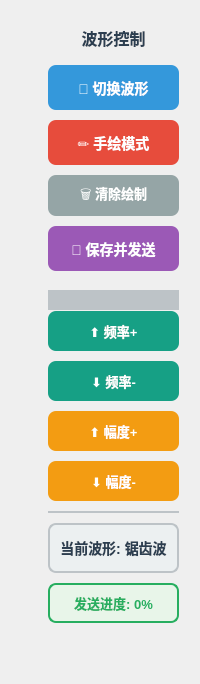
      <widget class="QWidget" name="page_6">
       <layout class="QHBoxLayout" name="horizontalLayout_4">
        <item>
         <layout class="QHBoxLayout" name="horizontalLayout_36" stretch="3,0">
          <item>
           <widget class="QCustomPlot" name="boxingxianshi" native="true">
            <property name="styleSheet">
             <string notr="true">QCustomPlot {
    border: 2px solid #34495e;
    border-radius: 10px;
    background-color: white;
}</string>
            </property>
           </widget>
          </item>
          <item>
           <layout class="QVBoxLayout" name="verticalLayout_12">
            <property name="spacing">
             <number>10</number>
            </property>
            <property name="leftMargin">
             <number>10</number>
            </property>
            <property name="topMargin">
             <number>10</number>
            </property>
            <property name="rightMargin">
             <number>10</number>
            </property>
            <property name="bottomMargin">
             <number>10</number>
            </property>
            <item>
             <widget class="QLabel" name="label_dds_title">
              <property name="styleSheet">
               <string notr="true">QLabel {
    font-size: 16px;
    font-weight: bold;
    color: #2c3e50;
    padding: 5px;
}</string>
              </property>
              <property name="text">
               <string>波形控制</string>
              </property>
              <property name="alignment">
               <set>Qt::AlignCenter</set>
              </property>
             </widget>
            </item>
            <item>
             <widget class="QPushButton" name="waveformSwitchButton">
              <property name="minimumSize">
               <size>
                <width>0</width>
                <height>45</height>
               </size>
              </property>
              <property name="styleSheet">
               <string notr="true">QPushButton {
    background-color: #3498db;
    color: white;
    border: none;
    border-radius: 8px;
    padding: 10px 15px;
    font-size: 14px;
    font-weight: 500;
}

QPushButton:hover {
    background-color: #2980b9;
}

QPushButton:pressed {
    background-color: #21618c;
}</string>
              </property>
              <property name="text">
               <string>🔄 切换波形</string>
              </property>
             </widget>
            </item>
            <item>
             <widget class="QPushButton" name="handDrawButton">
              <property name="minimumSize">
               <size>
                <width>0</width>
                <height>45</height>
               </size>
              </property>
              <property name="styleSheet">
               <string notr="true">QPushButton {
    background-color: #e74c3c;
    color: white;
    border: none;
    border-radius: 8px;
    padding: 10px 15px;
    font-size: 14px;
    font-weight: 500;
}

QPushButton:hover {
    background-color: #c0392b;
}

QPushButton:pressed {
    background-color: #a93226;
}

QPushButton:checked {
    background-color: #27ae60;
}

QPushButton:checked:hover {
    background-color: #229954;
}</string>
              </property>
              <property name="text">
               <string>✏️ 手绘模式</string>
              </property>
              <property name="checkable">
               <bool>true</bool>
              </property>
             </widget>
            </item>
            <item>
             <widget class="QPushButton" name="clearDrawButton">
              <property name="minimumSize">
               <size>
                <width>0</width>
                <height>40</height>
               </size>
              </property>
              <property name="styleSheet">
               <string notr="true">QPushButton {
    background-color: #95a5a6;
    color: white;
    border: none;
    border-radius: 8px;
    padding: 8px 12px;
    font-size: 13px;
    font-weight: 500;
}

QPushButton:hover {
    background-color: #7f8c8d;
}

QPushButton:pressed {
    background-color: #66727a;
}</string>
              </property>
              <property name="text">
               <string>🗑️ 清除绘制</string>
              </property>
             </widget>
            </item>
            <item>
             <widget class="QPushButton" name="saveAndSendButton">
              <property name="minimumSize">
               <size>
                <width>0</width>
                <height>45</height>
               </size>
              </property>
              <property name="styleSheet">
               <string notr="true">QPushButton {
    background-color: #9b59b6;
    color: white;
    border: none;
    border-radius: 8px;
    padding: 10px 15px;
    font-size: 14px;
    font-weight: 500;
}

QPushButton:hover {
    background-color: #8e44ad;
}

QPushButton:pressed {
    background-color: #7d3c98;
}</string>
              </property>
              <property name="text">
               <string>💾 保存并发送</string>
              </property>
             </widget>
            </item>
            <item>
             <widget class="QLabel" name="label_separator1">
              <property name="minimumSize">
               <size>
                <width>0</width>
                <height>20</height>
               </size>
              </property>
              <property name="styleSheet">
               <string notr="true">QLabel {
    background-color: #bdc3c7;
    max-height: 2px;
}</string>
              </property>
              <property name="text">
               <string/>
              </property>
             </widget>
            </item>
            <item>
             <widget class="QPushButton" name="frequencyUpButton">
              <property name="minimumSize">
               <size>
                <width>0</width>
                <height>40</height>
               </size>
              </property>
              <property name="styleSheet">
               <string notr="true">QPushButton {
    background-color: #16a085;
    color: white;
    border: none;
    border-radius: 8px;
    padding: 8px 12px;
    font-size: 13px;
    font-weight: 500;
}

QPushButton:hover {
    background-color: #138d75;
}

QPushButton:pressed {
    background-color: #117a65;
}</string>
              </property>
              <property name="text">
               <string>⬆️ 频率+</string>
              </property>
             </widget>
            </item>
            <item>
             <widget class="QPushButton" name="frequencyDownButton">
              <property name="minimumSize">
               <size>
                <width>0</width>
                <height>40</height>
               </size>
              </property>
              <property name="styleSheet">
               <string notr="true">QPushButton {
    background-color: #16a085;
    color: white;
    border: none;
    border-radius: 8px;
    padding: 8px 12px;
    font-size: 13px;
    font-weight: 500;
}

QPushButton:hover {
    background-color: #138d75;
}

QPushButton:pressed {
    background-color: #117a65;
}</string>
              </property>
              <property name="text">
               <string>⬇️ 频率-</string>
              </property>
             </widget>
            </item>
            <item>
             <widget class="QPushButton" name="amplitudeUpButton">
              <property name="minimumSize">
               <size>
                <width>0</width>
                <height>40</height>
               </size>
              </property>
              <property name="styleSheet">
               <string notr="true">QPushButton {
    background-color: #f39c12;
    color: white;
    border: none;
    border-radius: 8px;
    padding: 8px 12px;
    font-size: 13px;
    font-weight: 500;
}

QPushButton:hover {
    background-color: #e67e22;
}

QPushButton:pressed {
    background-color: #d35400;
}</string>
              </property>
              <property name="text">
               <string>⬆️ 幅度+</string>
              </property>
             </widget>
            </item>
            <item>
             <widget class="QPushButton" name="amplitudeDownButton">
              <property name="minimumSize">
               <size>
                <width>0</width>
                <height>40</height>
               </size>
              </property>
              <property name="styleSheet">
               <string notr="true">QPushButton {
    background-color: #f39c12;
    color: white;
    border: none;
    border-radius: 8px;
    padding: 8px 12px;
    font-size: 13px;
    font-weight: 500;
}

QPushButton:hover {
    background-color: #e67e22;
}

QPushButton:pressed {
    background-color: #d35400;
}</string>
              </property>
              <property name="text">
               <string>⬇️ 幅度-</string>
              </property>
             </widget>
            </item>
            <item>
             <widget class="QLabel" name="label_separator2">
              <property name="minimumSize">
               <size>
                <width>0</width>
                <height>2</height>
               </size>
              </property>
              <property name="maximumSize">
               <size>
                <width>16777215</width>
                <height>2</height>
               </size>
              </property>
              <property name="styleSheet">
               <string notr="true">QLabel {
    background-color: #bdc3c7;
    margin: 10px 0px;
}</string>
              </property>
              <property name="text">
               <string/>
              </property>
             </widget>
            </item>
            <item>
             <widget class="QLabel" name="currentWaveformLabel">
              <property name="minimumSize">
               <size>
                <width>0</width>
                <height>50</height>
               </size>
              </property>
              <property name="styleSheet">
               <string notr="true">QLabel {
    background-color: #ecf0f1;
    color: #2c3e50;
    border: 2px solid #bdc3c7;
    border-radius: 8px;
    padding: 10px;
    font-size: 14px;
    font-weight: 600;
}</string>
              </property>
              <property name="text">
               <string>当前波形: 锯齿波</string>
              </property>
              <property name="alignment">
               <set>Qt::AlignCenter</set>
              </property>
             </widget>
            </item>
            <item>
             <widget class="QLabel" name="sendProgressLabel">
              <property name="minimumSize">
               <size>
                <width>0</width>
                <height>40</height>
               </size>
              </property>
              <property name="styleSheet">
               <string notr="true">QLabel {
    background-color: #e8f5e9;
    color: #27ae60;
    border: 2px solid #27ae60;
    border-radius: 8px;
    padding: 8px;
    font-size: 13px;
    font-weight: 600;
}</string>
              </property>
              <property name="text">
               <string>发送进度: 0%</string>
              </property>
              <property name="alignment">
               <set>Qt::AlignCenter</set>
              </property>
             </widget>
            </item>
            <item>
             <spacer name="verticalSpacer_dds">
              <property name="orientation">
               <enum>Qt::Vertical</enum>
              </property>
              <property name="sizeHint" stdset="0">
               <size>
                <width>20</width>
                <height>40</height>
               </size>
              </property>
             </spacer>
            </item>
           </layout>
          </item>
         </layout>
        </item>
       </layout>
      </widget>
